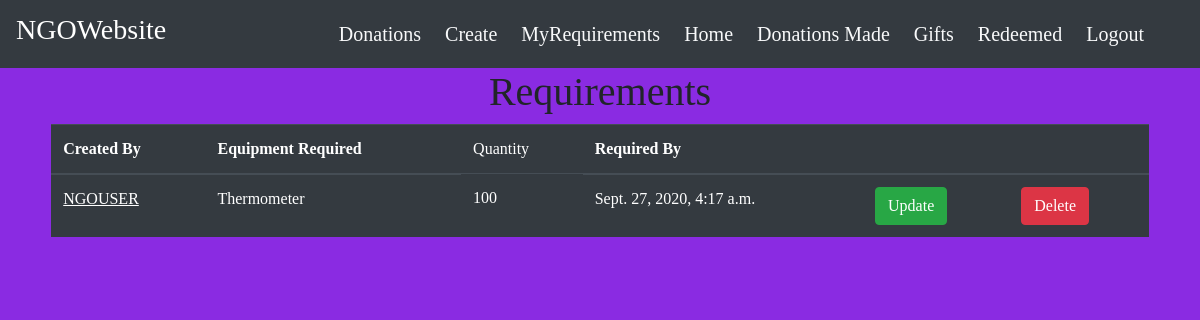
Before: /ngo_req/ (signed in) with the older database file.
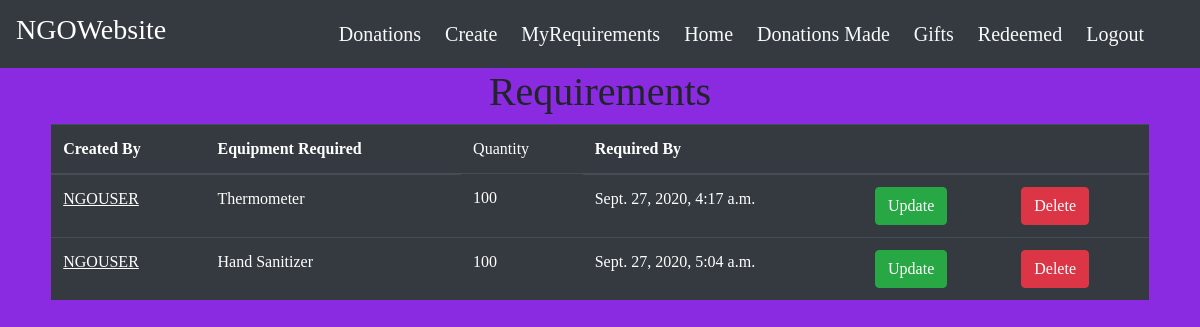
After: the same page with the newer database file.
### main/models.py (models this page shows, shortened)
class Requirements(models.Model):
    EQUIPMENTS = (
        ('Thermometer', 'Thermometer'),
        ('Oximeter', 'Oximeter'),
        ('KN95 Mask', 'KN95 Mask'),
        ('PPE Kit', 'PPE Kit'),
        ('3M Mask', '3M Mask'),
        ('Protective Goggles', 'Protective Goggles'),
        ('Hand Sanitizer', 'Hand Sanitizer'),
        ('Gloves', 'Gloves'),
        ('Face Shield', 'Face Shield'),
        ('Test Kit', 'Test Kit'),
        ('Ventilators', 'Ventilators'),
        ('Beds', 'Beds'),
        ('Medicines', 'Medicines'),
        ('Others', 'Others'),
    )
    created_by = models.ForeignKey(User, on_delete=models.CASCADE)
    equipments = models.CharField(max_length=32,choices=EQUIPMENTS, blank=False)
    quantity = models.IntegerField(default=1, blank=False)
    description = models.TextField(blank=True)
    reason = models.CharField(max_length=255,blank=False)
    required_by = models.DateTimeField(default=timezone.now)
    additional = models.CharField(max_length=255,blank=True)

class User(AbstractUser):
    mobile_number = models.CharField(max_length=10)
    address = models.CharField(max_length=150)
    city =  models.CharField(max_length=50)
    pincode = models.CharField(max_length=10)
    is_NGO = models.BooleanField(default=False)
    is_Donor = models.BooleanField(default=False)
    credit = models.IntegerField(default=0)

### main/decorators.py (the view)
    def wrapper_func(request, *args, **kwargs):
        user = request.user
        if user.is_NGO:
            return view_func(request, *args, **kwargs)
        else:
            return redirect('/')

### main/views.py (called while the page is built)
@login_required
@ngo_required
def ngo_req(request):
    requirements = Requirements.objects.filter(created_by=request.user)
    context = {
        'requirements':requirements
    }
    return render(request, 'main/display_requirements.html', context)

### main/templates/main/display_requirements.html
{% extends "main/layout.html" %}
{% block content %}
<div class="list">
    {% if requirements %}
    <h1 class="text-center">Requirements</h1>
    <div class="row">
        <div class="col-sm-11 m-auto">
            <div class="table-responsive">
                <table class="table table-dark">
                    <thead>
                    <tr>
                        <th scope="col">Created By</th>
                        <th scope="col">Equipment Required</th>
                        <td scope="col">Quantity</td>
                        <th scope="col">Required By</th>
                        <th></th>
                        <th></th>
                    </tr>
                    </thead>
                    <tbody>
                        {% for requirement in requirements %}
                    <tr>
                        <td><a href="#" class="text-white"><u>{{  requirement.created_by }}</u></a></td>
                        <td>{{ requirement.equipments }}</td>
                        <td>{{ requirement.quantity }}</td>
                        <td>{{ requirement.required_by }}</td>
                        {% if user.is_NGO %}
                        <td><a class="btn btn-success" href="{% url 'main:update' requirement.id %}">Update</a></td>
                        <td><a class="btn btn-danger" href="{% url 'main:delete' requirement.id %}">Delete</a></td>
                        {% endif %}
                    </tr>
                        {% endfor %}
                    </tbody>
                </table>
            </div>
        </div>
    </div>
    {% else %}
        <h3 class="text-center text-light">No Requirements</h3>
    {% endif %}
</div>
{% endblock content %}

Changed rows visible on the page:
added Requirements: created_by "NGOUSER", equipments "Hand Sanitizer", quantity "100", required_by "Sept. 27, 2020, 5:04 a.m."
